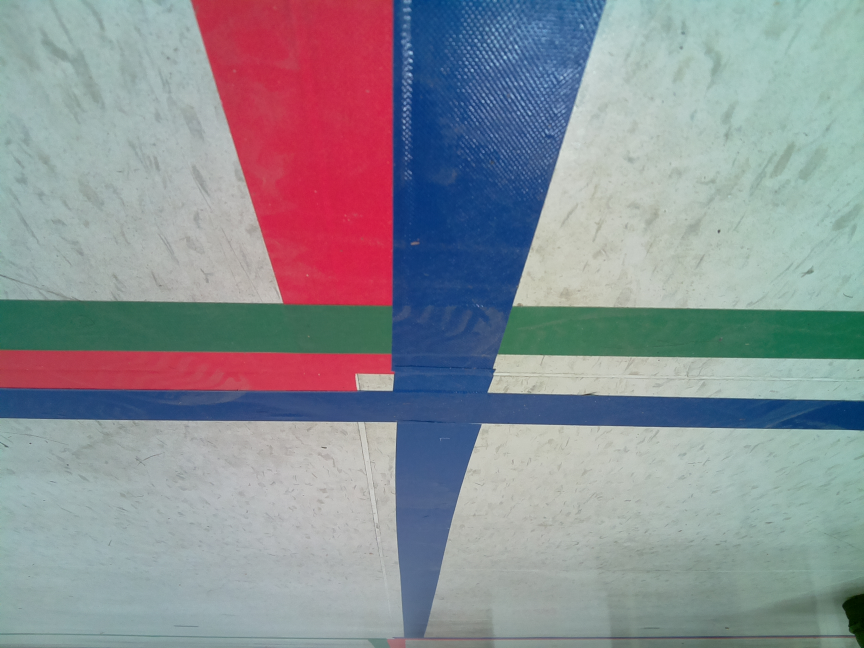
#> input picture T_all_group_all/Bot/opencv/image1.png, 2592 x 1944 px (shown at 1/3 size)
$ python test_cv_3.py
#> lines starting #> are read from the running program, lines starting #| are printed output that depends on the picture; after the words box and inside, x2 and y2 are one past the last pixel; in counts of white or black regions, pixels touching at a corner belong together; long printed decimals are rounded
import numpy as np
import cv2

image_file = 'image1.png'

image_width = 640
image_height = 320

color_img = cv2.imread(image_file,cv2.IMREAD_COLOR)
#> color_img is the input picture: shape (1944, 2592, 3); mean B, G, R 149.7, 143.2, 140

# resize
color_img = cv2.resize(color_img, (image_width, image_height), interpolation=cv2.INTER_CUBIC)
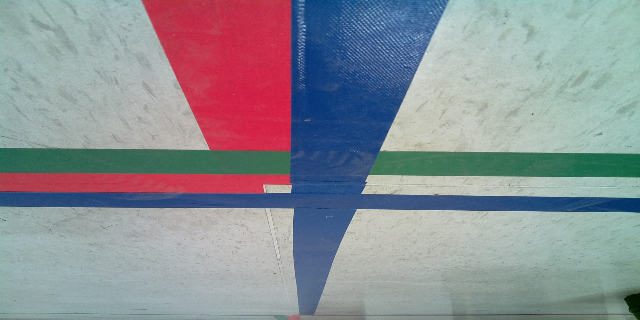
#> color_img: shape (320, 640, 3); mean B, G, R 149.7, 143.2, 140

# rotate
rows,cols,channel = color_img.shape
#> rows = 320; cols = 640; channel = 3
M = cv2.getRotationMatrix2D((cols/2,rows/2),180,1)
color_img = cv2.warpAffine(color_img,M,(cols,rows))
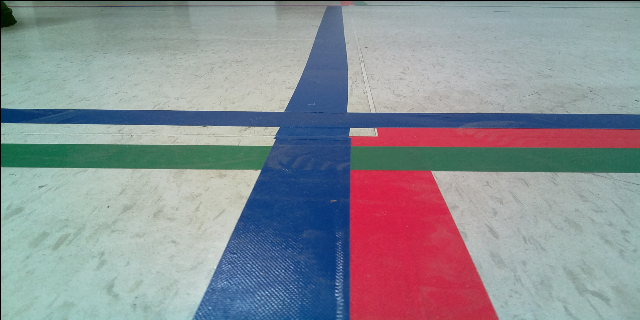
#> color_img: shape (320, 640, 3); mean B, G, R 149, 142.6, 139.3

# [16 lines of commented-out code are left out]

gray_img = cv2.cvtColor(color_img,cv2.COLOR_RGB2GRAY)
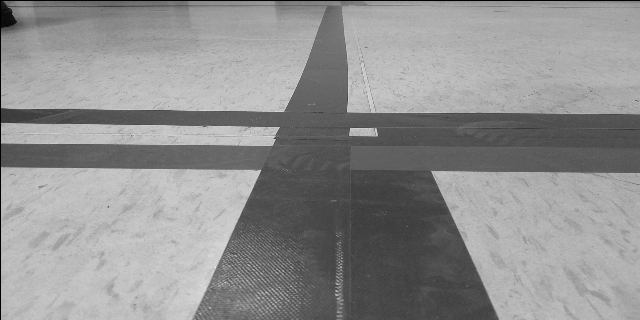
#> gray_img: shape (320, 640); min 0, max 227, mean 144.1

# gray to binary

retval, binary_img = cv2.threshold(gray_img, 0, 255, cv2.THRESH_OTSU)
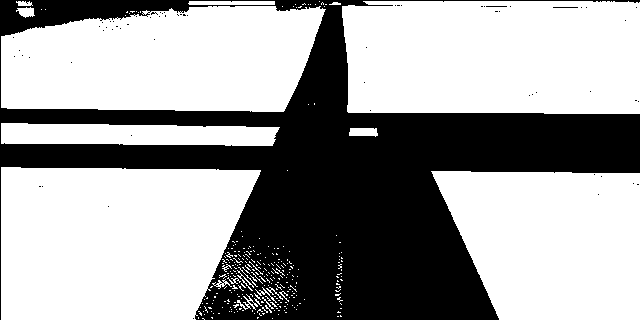
#> binary_img: shape (320, 640); 63.2% white; 63 black regions (60 under 20 px), largest, box (x1, y1, x2, y2) and area: (0, 0, 640, 320) 75334, (553, 7, 578, 8) 25, (486, 6, 507, 7) 21
#> retval = 132

#print(binary_img)

cv2.imshow("Color",color_img)
#cv2.imshow("Gray",gray_img)
#cv2.imshow("Binary",binary_img)

inv_binary_img = cv2.bitwise_not(binary_img)

tri_binary = cv2.merge([inv_binary_img, inv_binary_img, inv_binary_img])

#filted_color = color_img.copy()
#

filted_color = cv2.bitwise_and(color_img,tri_binary)
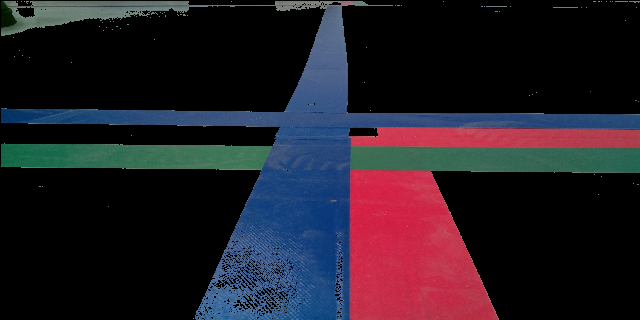
#> filted_color: shape (320, 640, 3); mean B, G, R 37.7, 28.3, 35

cv2.imshow("FC",filted_color)


#(B,G,R) = cv2.split(filted_color)
tri_channel_turple = cv2.split(filted_color)


channel = 0

# [5 lines of commented-out code are left out]


for i in range(image_height):
	for j in range(image_width):
		#print(filted_color[i,j])
		if (filted_color[i,j] != [0,0,0]).all():

			sort_index = np.argsort(-filted_color[i,j])


			tri_channel_turple[sort_index[0]][i,j]=255
			tri_channel_turple[sort_index[1]][i,j]=0
			tri_channel_turple[sort_index[2]][i,j]=0


for channel in range(3):

	#retval, channel_binary = cv2.threshold(tri_channel_turple[channel],channel_threshold[channel],255,cv2.THRESH_BINARY)
	cv2.imshow("channel"+str(channel),tri_channel_turple[channel])
#> this loop made 3 passes
#> pass 1, `cv2.imshow("channel"+str(channel),tri_channel_turple[channel])`:
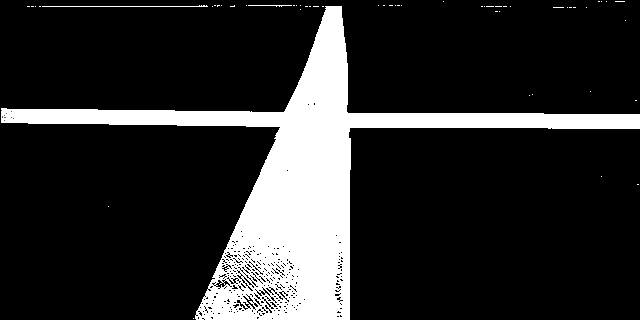
#> window 'channel0': shape (320, 640); min 0, max 255, mean 43.1

channel = 0

top_block = tri_channel_turple[channel][int(0.1*image_height):int(0.3*image_height)]
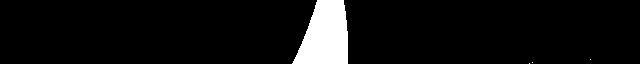
#> top_block: shape (64, 640); 6.5% white; 4 white regions (3 under 20 px), largest, box (x1, y1, x2, y2) and area: (292, 0, 348, 64) 2642

#sub_block = color_img[int(0.3*image_height):int(0.4*image_height)]
#mid_block = color_img[int(0.4*image_height):int(0.7*image_height)]

center_mod = 0

print(top_block)
#> (printed output is left out)

white_count = np.sum(top_block == 255)
#> white_count = 2645
white_index = np.where(top_block == 255)
#> white_index = 2645 positions, rows 0 to 63, columns 292 to 590


if white_count == 0:
	white_count = 1


white_center = np.sum(white_index)/white_count
#> white_center = 360.7
angle = (white_center+center_mod)/image_width
#> angle = 0.564
print(angle)
#| 0.5637


cv2.waitKey(0)
cv2.destroyAllWindows()

$ run again, with T_all_group_all/Bot/opencv/image13.png copied over T_all_group_all/Bot/opencv/image1.png
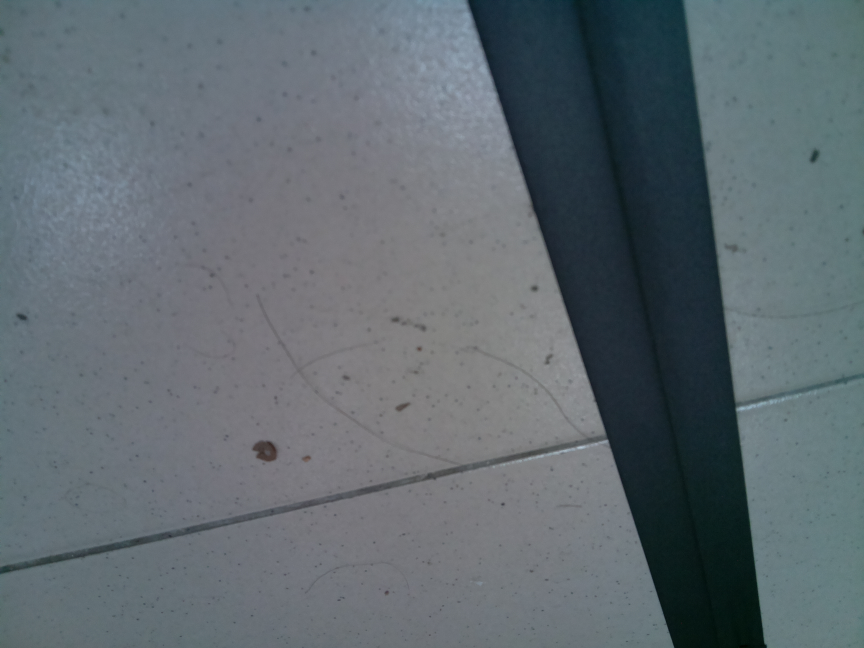
#> input picture T_all_group_all/Bot/opencv/image13.png, 2592 x 1944 px (shown at 1/3 size)
#> color_img is the input picture: shape (1944, 2592, 3); mean B, G, R 111.6, 105.6, 95.4
#> `retval, binary_img = cv2.threshold(gray_img, 0, 255, cv2.THRESH_OTSU)`:
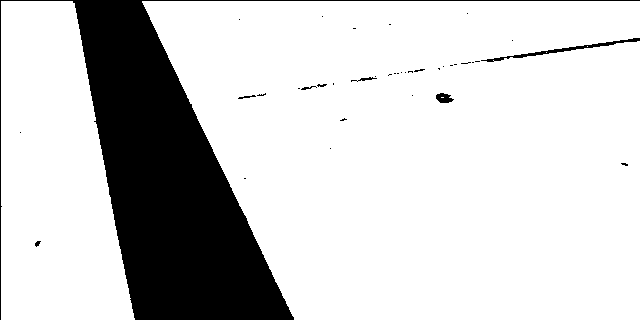
#> binary_img: shape (320, 640); 81.3% white; 38 black regions (30 under 20 px), largest, box (x1, y1, x2, y2) and area: (0, 0, 640, 320) 37362, (481, 38, 640, 62) 464, (436, 93, 454, 103) 124
#> retval = 80
#> `top_block = tri_channel_turple[channel][int(0.1*image_height):int(0.3*..`:
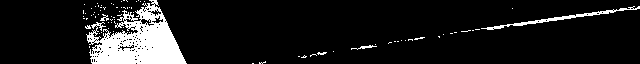
#> top_block: shape (64, 640); 10.3% white; 79 white regions (74 under 20 px), largest, box (x1, y1, x2, y2) and area: (86, 0, 187, 64) 3478, (481, 6, 640, 30) 439, (351, 45, 377, 50) 45, (100, 14, 109, 21) 29, (317, 52, 327, 55) 20
#> (printed output is left out)
#> white_count = 4201
#> white_index = 4201 positions, rows 0 to 63, columns 83 to 639
#> white_center = 228.2
#> angle = 0.356
#| 0.3565
